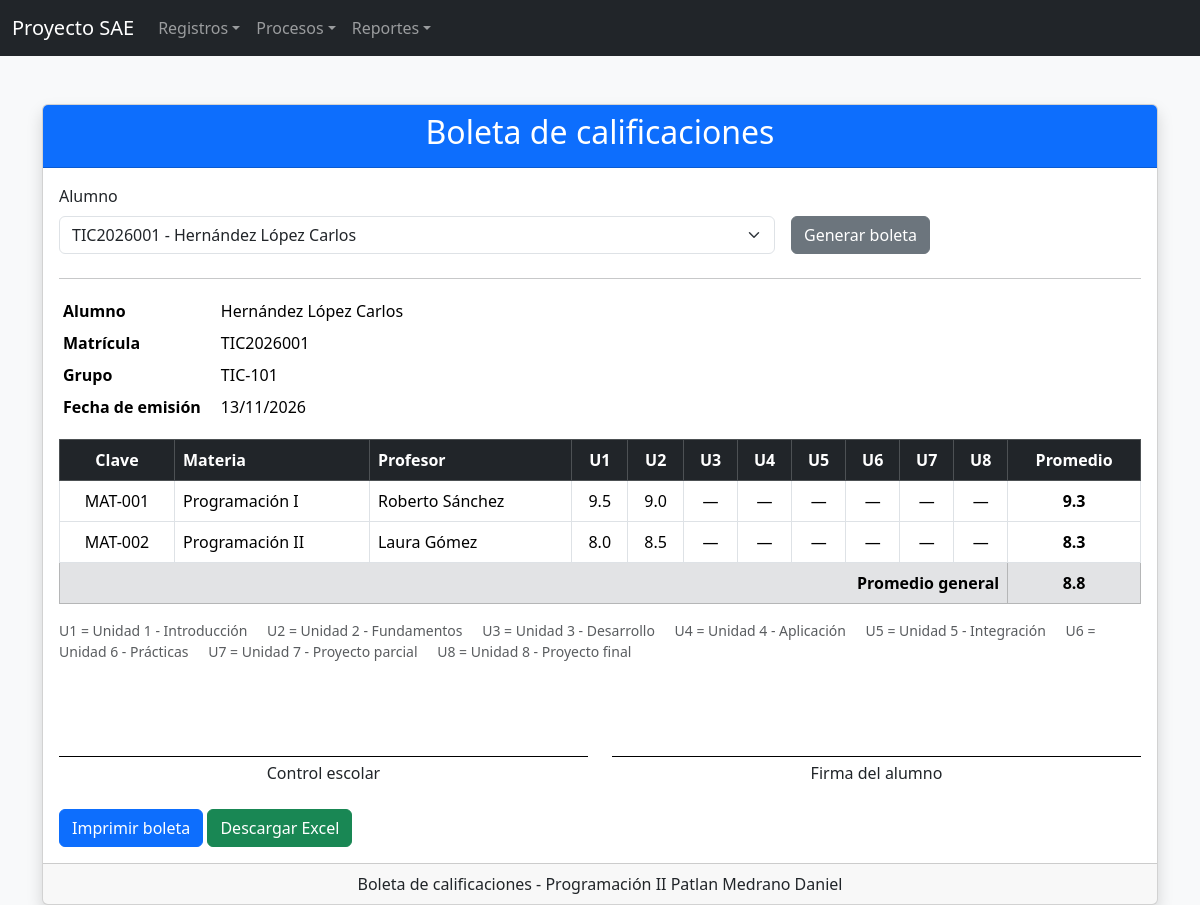
The app's page /formularios/reportes/Reporte_Boleta.php?id_alumno=1 with its own data.
### tables this page shows
CREATE TABLE alumnos (
    ID_ALUMNOS        INT AUTO_INCREMENT PRIMARY KEY,
    MATRICULA         VARCHAR(15) NOT NULL,
    NOMBRE            VARCHAR(30) NOT NULL,
    APELLIDO_PATERNO  VARCHAR(15) NOT NULL,
    APELLIDO_MATERNO  VARCHAR(15) NOT NULL,
    DOMICILIO         VARCHAR(80) NOT NULL,
    CORREO            VARCHAR(50) NOT NULL,
    TELEFONO          VARCHAR(35) NOT NULL,
    ESTATUS           VARCHAR(4)  NOT NULL DEFAULT 'ALTA'
);

CREATE TABLE unidad (
    ID_UNIDAD    INT PRIMARY KEY,
    DESCRIPCION  VARCHAR(255) NOT NULL,
    ESTATUS      VARCHAR(4) NOT NULL DEFAULT 'ALTA'
);

CREATE TABLE materias (
    ID_MATERIAS     INT AUTO_INCREMENT PRIMARY KEY,
    CLAVE_MATERIA   VARCHAR(15) NOT NULL,
    NOMBRE_MATERIA  VARCHAR(50) NOT NULL,
    CREDITOS        VARCHAR(5)  NOT NULL,
    DESCRIPCION     VARCHAR(255) NOT NULL DEFAULT '',
    ESTATUS         VARCHAR(4)  NOT NULL DEFAULT 'ALTA'
);

### config/conexion.php (called while the page is built, shortened)
<?php
$base = preg_replace('#/(Cruds|formularios)/.*$#i', '', $_SERVER['SCRIPT_NAME']);

### formularios/reportes/reportes_helper.php (called while the page is built, shortened)
<?php
function h($t) { return htmlspecialchars((string)$t); }
function promedio(array $valores) {
    $v = [];
    foreach ($valores as $x) {
        if ($x !== null && $x !== "") { $v[] = (float)$x; }
    }
    return round(array_sum($v) / count($v), 1);
}
function fmt($n) {
    return ($n === null || $n === "") ? "—" : number_format((float)$n, 1, ".", "");
}

### formularios/reportes/Reporte_Boleta.php (the view, shortened to what this page needs)
<?php
require_once __DIR__ . "/../../config/conexion.php";
require_once __DIR__ . "/reportes_helper.php";
$idAlumno = (int)($_GET["id_alumno"] ?? 0);
$alumnos  = $conexion->query("SELECT ID_ALUMNOS, MATRICULA, CONCAT(APELLIDO_PATERNO, ' ', APELLIDO_MATERNO, ' ', NOMBRE) AS NOMBRE_COMPLETO FROM alumnos WHERE ESTATUS = 'ALTA' ORDER BY APELLIDO_PATERNO, APELLIDO_MATERNO, NOMBRE")->fetch_all(MYSQLI_ASSOC);
$unidades = $conexion->query("SELECT ID_UNIDAD, DESCRIPCION FROM unidad WHERE ESTATUS = 'ALTA' ORDER BY ID_UNIDAD")->fetch_all(MYSQLI_ASSOC);
$alumno = null;
$materias = [];
$notas = [];
$gruposAlumno = [];
if ($idAlumno > 0) {
    $stmt = $conexion->prepare("SELECT ID_ALUMNOS, MATRICULA, CONCAT(APELLIDO_PATERNO, ' ', APELLIDO_MATERNO, ' ', NOMBRE) AS NOMBRE_COMPLETO FROM alumnos WHERE ID_ALUMNOS = ?");
    $stmt->bind_param("i", $idAlumno);
    $stmt->execute();
    $alumno = $stmt->get_result()->fetch_assoc() ?: null;
    if ($alumno !== null) {
        $stmt = $conexion->prepare(
            "SELECT m.ID_MATERIAS, m.CLAVE_MATERIA, m.NOMBRE_MATERIA,
                    CONCAT(p.NOMBRE, ' ', p.APELLIDO_PATERNO) AS PROFESOR
             FROM asignatura s
             INNER JOIN materias m ON m.ID_MATERIAS = s.ID_MATERIAS
             INNER JOIN profesores p ON p.ID_PROFESORES = s.ID_PROFESORES
             WHERE s.ID_ALUMNOS = ?
             ORDER BY m.NOMBRE_MATERIA"
        );
        $stmt->bind_param("i", $idAlumno);
        $stmt->execute();
        $materias = $stmt->get_result()->fetch_all(MYSQLI_ASSOC);
        $stmt = $conexion->prepare("SELECT ID_MATERIAS, ID_UNIDAD, CALIFICACION FROM calificaciones WHERE ID_ALUMNOS = ?");
        $stmt->bind_param("i", $idAlumno);
        $stmt->execute();
        foreach ($stmt->get_result()->fetch_all(MYSQLI_ASSOC) as $c) {
            $notas[$c["ID_MATERIAS"]][$c["ID_UNIDAD"]] = (float)$c["CALIFICACION"];
        }
        $stmt = $conexion->prepare("SELECT g.NOMBRE_GRUPO FROM grupo_alumno ga INNER JOIN grupos g ON g.ID_GRUPOS = ga.ID_GRUPOS WHERE ga.ID_ALUMNOS = ? AND ga.ESTATUS = 'ALTA' ORDER BY g.NOMBRE_GRUPO");
        $stmt->bind_param("i", $idAlumno);
        $stmt->execute();
        foreach ($stmt->get_result()->fetch_all(MYSQLI_ASSOC) as $g) { $gruposAlumno[] = $g["NOMBRE_GRUPO"]; }
    }
}
$textoGrupos = count($gruposAlumno) > 0 ? implode(", ", $gruposAlumno) : "Sin grupo";
$promMateria = [];
foreach ($materias as $m) {
    $valores = [];
    foreach ($unidades as $u) { $valores[] = $notas[$m["ID_MATERIAS"]][$u["ID_UNIDAD"]] ?? null; }
    $promMateria[$m["ID_MATERIAS"]] = promedio($valores);
}
$promGeneral = promedio(array_values($promMateria));
?>
<!DOCTYPE html>
<html lang="es">
<head>
    <link href="<?= $base ?>/assets/css/bootstrap.min.css" rel="stylesheet">
</head>
<body class="bg-light">
<?php include __DIR__ . "/../../NavBar/navbar.php"; ?>
<div class="container mt-5">
    <div class="card shadow">
        <div class="card-header bg-primary text-white text-center">
            <h2>Boleta de calificaciones</h2>
        </div>
        <div class="card-body">
            <form method="GET" class="row g-3 mb-4 no-imprimir">
                <div class="col-md-8">
                    <label class="form-label">Alumno</label>
                    <select name="id_alumno" class="form-select" required>
                        <?php foreach ($alumnos as $a) { ?>
                            <option value="<?= $a["ID_ALUMNOS"] ?>" <?= $idAlumno == $a["ID_ALUMNOS"] ? "selected" : "" ?>>
                                <?= h($a["MATRICULA"] . " - " . $a["NOMBRE_COMPLETO"]) ?>
                            </option>
                        <?php } ?>
                    </select>
                </div>
                <div class="col-md-4 d-flex align-items-end">
                    <button type="submit" class="btn btn-secondary">Generar boleta</button>
                </div>
            </form>
            <?php if ($alumno !== null) { ?>
                <hr class="no-imprimir">
                <table class="table table-sm table-borderless w-auto mb-3">
                    <tr><th class="pe-3">Alumno</th><td><?= h($alumno["NOMBRE_COMPLETO"]) ?></td></tr>
                    <tr><th class="pe-3">Matrícula</th><td><?= h($alumno["MATRICULA"]) ?></td></tr>
                    <tr><th class="pe-3">Grupo</th><td><?= h($textoGrupos) ?></td></tr>
                    <tr><th class="pe-3">Fecha de emisión</th><td><?= date("d/m/Y") ?></td></tr>
                </table>
                <div class="table-responsive">
                    <table class="table table-bordered align-middle text-center">
                        <thead class="table-dark">
                            <tr>
                                <th>Clave</th><th class="text-start">Materia</th><th class="text-start">Profesor</th>
                                <?php foreach ($unidades as $u) { ?>
                                    <th title="<?= h($u["DESCRIPCION"]) ?>">U<?= h($u["ID_UNIDAD"]) ?></th>
                                <?php } ?>
                                <th>Promedio</th>
                            </tr>
                        </thead>
                        <tbody>
                            <?php foreach ($materias as $m) { ?>
                                <tr>
                                    <td><?= h($m["CLAVE_MATERIA"]) ?></td>
                                    <td class="text-start"><?= h($m["NOMBRE_MATERIA"]) ?></td>
                                    <td class="text-start"><?= h($m["PROFESOR"]) ?></td>
                                    <?php foreach ($unidades as $u) { ?>
                                        <td><?= fmt($notas[$m["ID_MATERIAS"]][$u["ID_UNIDAD"]] ?? null) ?></td>
                                    <?php } ?>
                                    <th><?= fmt($promMateria[$m["ID_MATERIAS"]]) ?></th>
                                </tr>
                            <?php } ?>
                        </tbody>
                        <?php if (count($materias) > 0) { ?>
                            <tfoot>
                                <tr class="table-secondary">
                                    <th colspan="<?= count($unidades) + 3 ?>" class="text-end">Promedio general</th>
                                    <th><?= fmt($promGeneral) ?></th>
                                </tr>
                            </tfoot>
                        <?php } ?>
                    </table>
                </div>
                <?php if (count($unidades) > 0) { ?>
                    <p class="small text-muted mb-0">
                        <?php foreach ($unidades as $u) { ?>
                            <span class="me-3">U<?= h($u["ID_UNIDAD"]) ?> = <?= h($u["DESCRIPCION"]) ?></span>
                        <?php } ?>
                    </p>
                <?php } ?>
                <div class="row text-center mt-4">
                    <div class="col-6"><div class="firma">Control escolar</div></div>
                    <div class="col-6"><div class="firma">Firma del alumno</div></div>
                </div>
                <?php if (count($materias) > 0) { ?>
                    <div class="no-imprimir mt-4">
                        <button type="button" class="btn btn-primary" onclick="window.print()">Imprimir boleta</button>
                        <a href="?id_alumno=<?= $idAlumno ?>&descargar=1" class="btn btn-success">Descargar Excel</a>
                    </div>
                <?php } ?>
            <?php } ?>
        </div>
        <div class="card-footer text-center">
            Boleta de calificaciones - Programación II Patlan Medrano Daniel
        </div>
    </div>
</div>
</body>
</html>

### formularios/reportes/Reporte_Boleta.php (style rules this page uses)
.firma { border-top: 1px solid #000000; padding-top: 4px; margin-top: 70px; }

### records on screen
alumnos: MATRICULA "TIC2026001"
unidad: ID_UNIDAD "1", DESCRIPCION "Unidad 1 - Introducción"
unidad: ID_UNIDAD "2", DESCRIPCION "Unidad 2 - Fundamentos"
unidad: ID_UNIDAD "3", DESCRIPCION "Unidad 3 - Desarrollo"
unidad: ID_UNIDAD "4", DESCRIPCION "Unidad 4 - Aplicación"
unidad: ID_UNIDAD "5", DESCRIPCION "Unidad 5 - Integración"
unidad: ID_UNIDAD "6", DESCRIPCION "Unidad 6 - Prácticas"
unidad: ID_UNIDAD "7", DESCRIPCION "Unidad 7 - Proyecto parcial"
unidad: ID_UNIDAD "8", DESCRIPCION "Unidad 8 - Proyecto final"
materias: CLAVE_MATERIA "MAT-001", NOMBRE_MATERIA "Programación I", PROFESOR "Roberto Sánchez", ID_MATERIAS.ID_UNIDAD "9.5", ID_MATERIAS.ID_UNIDAD "9.0", ID_MATERIAS.ID_UNIDAD "—", ID_MATERIAS "9.3"
materias: CLAVE_MATERIA "MAT-002", NOMBRE_MATERIA "Programación II", PROFESOR "Laura Gómez", ID_MATERIAS.ID_UNIDAD "8.0", ID_MATERIAS.ID_UNIDAD "8.5", ID_MATERIAS.ID_UNIDAD "—", ID_MATERIAS "8.3"

### other values on screen
$alumno["NOMBRE_COMPLETO"] "Hernández López Carlos"
$textoGrupos "TIC-101"
fmt($promGeneral) "8.8"
form field id_alumno "TIC2026001 - Hernández López Carlos"
